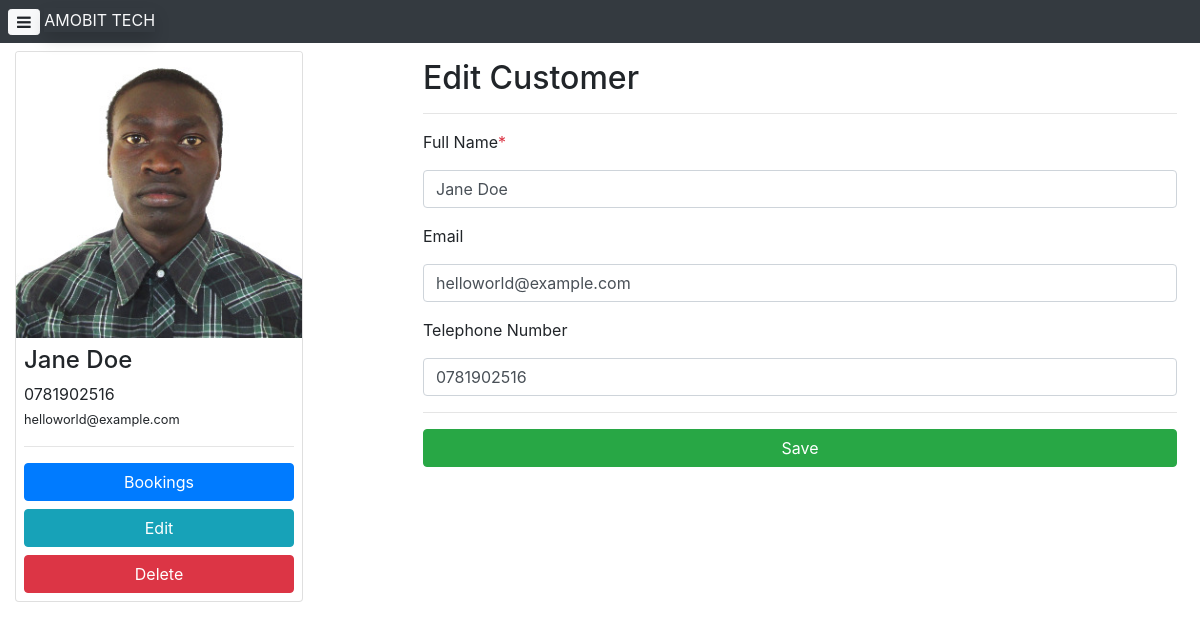
Page /customer/2/edit on the earlier database version.
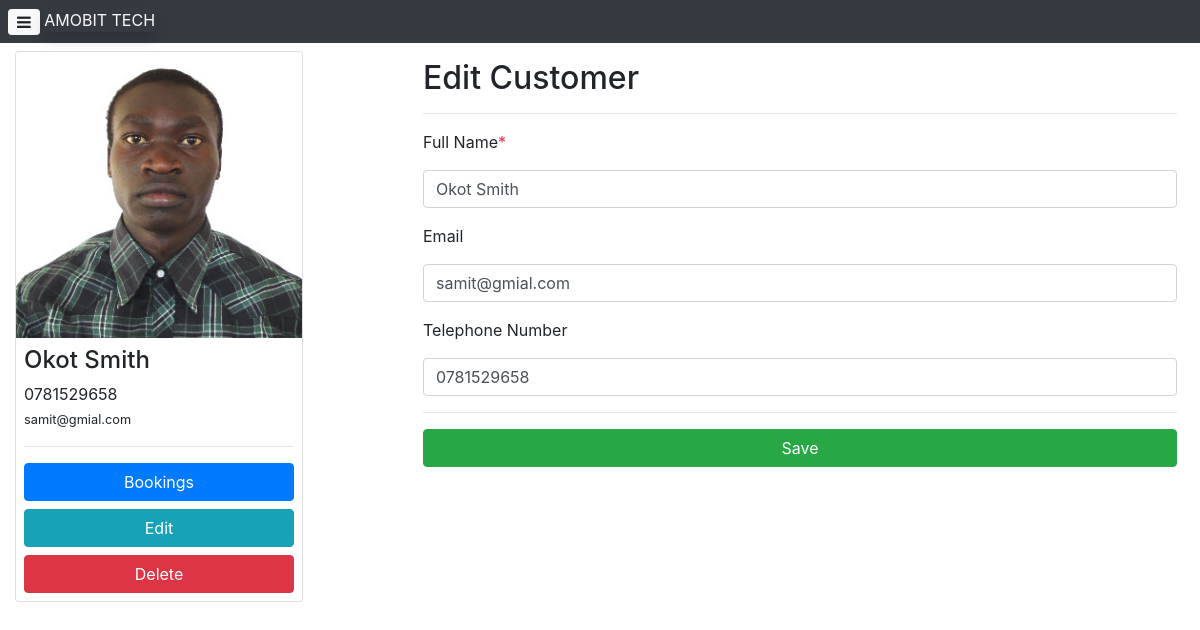
Same page on the later database version.
### application/database/models.py (models this page shows)
@whooshee.register_model('full_name', 'email', 'telephone')
class Customer(db.Model):
    id = db.Column(db.Integer, primary_key=True)
    full_name = db.Column(db.String())
    email = db.Column(db.String())
    telephone = db.Column(db.String())
    date_registered = db.Column(db.DateTime())
    bookings = db.relationship("Booking", backref="customer")

### application/views/customer.py (the view, shortened to what this page needs)
@customer_bp.route("/<id>/edit", methods=['GET', 'POST'])
def edit_customer(id):
	customer = Customer.query.get(id)
	form = EditCustomerForm(obj=customer)
	return render_template('customer/edit-customer.html', form=form, customer=customer)

### application/forms/customer.py
class EditCustomerForm(FlaskForm):
    full_name = StringField('Full Name', validators=[DataRequired()])
    telephone = StringField('Telephone Number', validators=[])
    email = StringField('Email', validators=[Email()])
    submit = SubmitField('Save')

### application/templates/customer/edit-customer.html (shortened to what this page needs)
{% extends 'customer/customer.html' %}
{% block content %}
<div>
	<form action="" method="POST">
		<div class="p-2">
			<h2>Edit Customer</h2>
			<hr>
			<div class="form-group">
				<label>{{form.full_name.label}}<span class="text-danger">*</span></label>
				{{form.full_name(class="form-control")}}
			</div>
			<div class="form-group">
				<label>{{form.email.label}}</label>
				{{form.email(class="form-control")}}
			</div>
			<div class="form-group">
				<label>{{form.telephone.label}}</span></label>
				{{form.telephone(class="form-control")}}
			</div>
			<hr>
			<div class="form-group">
				<button class="btn btn-success btn-block">Save</button>
			</div>
		</div>
	</form>
</div>
{% endblock %}

### application/templates/customer/customer-card.html
<div class="card" style="width: 18rem;">
	<img src="{{ url_for('static', filename='/img/samuelitwaru.jpeg') }}" class="card-img-top fa fa-cart-plus" alt="">
	<div class="card-body p-2">
		<h4>{{customer.full_name}}</h4>
		<p class="m-0">{{customer.telephone}}</p>
		<small>{{customer.email}}</small>
		<hr>
		<a href="{{url_for('customer_bp.get_customer_bookings', id=customer.id)}}" class="btn btn-primary btn-block">Bookings</a>
		<a href="{{url_for('customer_bp.edit_customer', id=customer.id)}}" class="btn btn-info btn-block">Edit</a>
		<a href="{{url_for('customer_bp.delete_customer', id=customer.id)}}" class="btn btn-danger btn-block">Delete</a>
	</div>
</div>

Differences in the rows shown:
changed Customer: full_name "Jane Doe" → "Okot Smith"; telephone "0781902516" → "0781529658"; email "helloworld@example.com" → "samit@gmial.com"
